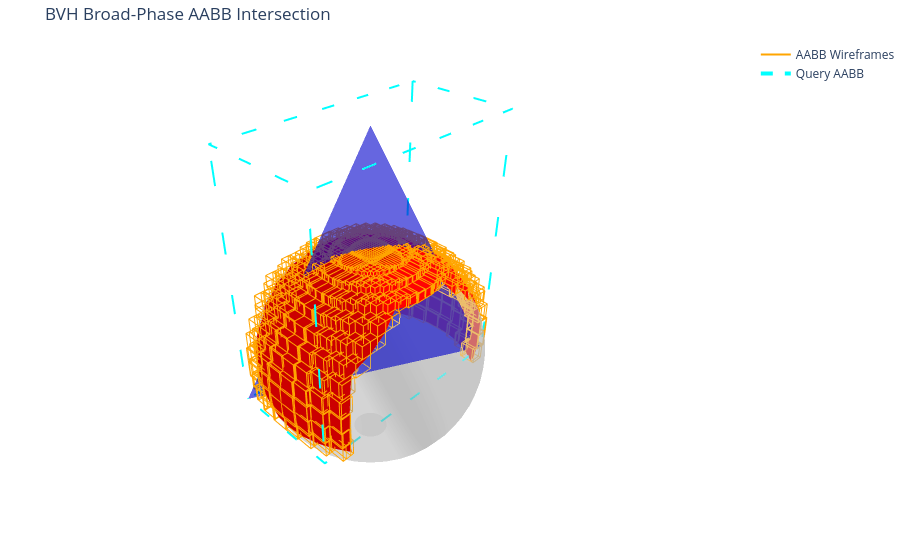

Notebook source saved alongside this figure:
### Markdown cell above
# Bounding Volume Hierarchy (BVH) Example

This notebook demonstrates how to construct and query a Bounding Volume Hierarchy (BVH) on the GPU using `geocutool`. 
A BVH accelerates spatial queries like collision detection and ray tracing by organizing geometric primitives into a tree structure.

### Steps in this example:
1. **Mesh Generation**: We create a sphere mesh using Open3D and convert it to PyTorch tensors.
2. **AABB Computation**: We calculate the Axis-Aligned Bounding Box (AABB) for each triangle in the mesh.
3. **BVH Construction**: We build the BVH over these AABBs using `geocutool.data_structure.BVH`.
4. **Intersection Query**: We define a single query triangle, compute its AABB, and perform a broad-phase collision query against the BVH to find all overlapping bounding boxes.
5. **Visualization**: We render the base mesh, the query triangle, the intersected triangles, and their respective AABB wireframes using Plotly.

### Code cell
import torch
import numpy as np
import plotly.graph_objects as go
import open3d as o3d
import time

from geocutool.data_structure import BVH

device = torch.device("cuda" if torch.cuda.is_available() else "cpu")
print(f"Running on: {device}")

sphere_mesh = o3d.geometry.TriangleMesh.create_sphere(radius=1.0, resolution=20)

vertices = torch.tensor(np.asarray(sphere_mesh.vertices), dtype=torch.float32, device=device)
triangles = torch.tensor(np.asarray(sphere_mesh.triangles), dtype=torch.long, device=device)

print(f"Mesh contains {triangles.shape[0]} triangles.")

tri_verts = vertices[triangles]

aabb_mins, _ = torch.min(tri_verts, dim=1)
aabb_maxs, _ = torch.max(tri_verts, dim=1)

print("Building GPU BVH...")
start_time = time.perf_counter()
bvh = BVH(aabb_mins, aabb_maxs)
torch.cuda.synchronize()
print(f"BVH Built in {(time.perf_counter() - start_time) * 1000:.2f} ms")

query_verts = torch.tensor([
    [-1.0, 0.5, -0.3],
    [ 1.0, -0.5, -0.3],
    [ 0.0, 0.0,  2.0]
], dtype=torch.float32, device=device)

query_min, _ = torch.min(query_verts, dim=0, keepdim=True)
query_max, _ = torch.max(query_verts, dim=0, keepdim=True)

print("Querying BVH...")
start_time = time.perf_counter()

q_ids, intersected_tri_ids = bvh.query(query_min, query_max)
torch.cuda.synchronize()

num_hits = intersected_tri_ids.size(0)
print(f"Query Completed in {(time.perf_counter() - start_time) * 1000:.2f} ms")
print(f"Found {num_hits} broad-phase triangle intersections!")

v_np = vertices.cpu().numpy()
t_np = triangles.cpu().numpy()
intersected_idx = intersected_tri_ids.cpu().numpy()
q_v_np = query_verts.cpu().numpy()

fig = go.Figure()

fig.add_trace(go.Mesh3d(
    x=v_np[:, 0], y=v_np[:, 1], z=v_np[:, 2],
    i=t_np[:, 0], j=t_np[:, 1], k=t_np[:, 2],
    color='lightgray',
    opacity=0.5,
    name='Base Mesh',
    hoverinfo='skip'
))

if num_hits > 0:
    hit_triangles = t_np[intersected_idx]
    fig.add_trace(go.Mesh3d(
        x=v_np[:, 0], y=v_np[:, 1], z=v_np[:, 2],
        i=hit_triangles[:, 0], j=hit_triangles[:, 1], k=hit_triangles[:, 2],
        color='red',
        opacity=1.0,
        name='Intersected AABBs',
        flatshading=True
    ))
    
    hit_mins = aabb_mins.cpu().numpy()[intersected_idx]
    hit_maxs = aabb_maxs.cpu().numpy()[intersected_idx]

    box_x, box_y, box_z = [], [], []
    
    # Build line segments for the boxes. We insert `None` to break the continuous 
    # Plotly line between different edges/boxes so they don't connect to each other.
    for min_pt, max_pt in zip(hit_mins, hit_maxs):
        x0, y0, z0 = min_pt
        x1, y1, z1 = max_pt

        # Bottom face ring
        box_x.extend([x0, x1, x1, x0, x0, None])
        box_y.extend([y0, y0, y1, y1, y0, None])
        box_z.extend([z0, z0, z0, z0, z0, None])

        # Top face ring
        box_x.extend([x0, x1, x1, x0, x0, None])
        box_y.extend([y0, y0, y1, y1, y0, None])
        box_z.extend([z1, z1, z1, z1, z1, None])

        # 4 Vertical Pillars connecting top and bottom
        box_x.extend([x0, x0, None, x1, x1, None, x1, x1, None, x0, x0, None])
        box_y.extend([y0, y0, None, y0, y0, None, y1, y1, None, y1, y1, None])
        box_z.extend([z0, z1, None, z0, z1, None, z0, z1, None, z0, z1, None])

    fig.add_trace(go.Scatter3d(
        x=box_x, y=box_y, z=box_z,
        mode='lines',
        line=dict(color='orange', width=2),
        name='AABB Wireframes',
        hoverinfo='skip'
    ))

fig.add_trace(go.Mesh3d(
    x=q_v_np[:, 0], y=q_v_np[:, 1], z=q_v_np[:, 2],
    i=[0], j=[1], k=[2],
    color='blue',
    opacity=0.6,
    name='Query Triangle'
))

q_min_np = query_min.cpu().numpy()[0]
q_max_np = query_max.cpu().numpy()[0]

qbox_x, qbox_y, qbox_z = [], [], []
qx0, qy0, qz0 = q_min_np
qx1, qy1, qz1 = q_max_np

# Bottom
qbox_x.extend([qx0, qx1, qx1, qx0, qx0, None])
qbox_y.extend([qy0, qy0, qy1, qy1, qy0, None])
qbox_z.extend([qz0, qz0, qz0, qz0, qz0, None])
# Top
qbox_x.extend([qx0, qx1, qx1, qx0, qx0, None])
qbox_y.extend([qy0, qy0, qy1, qy1, qy0, None])
qbox_z.extend([qz1, qz1, qz1, qz1, qz1, None])
# Pillars
qbox_x.extend([qx0, qx0, None, qx1, qx1, None, qx1, qx1, None, qx0, qx0, None])
qbox_y.extend([qy0, qy0, None, qy0, qy0, None, qy1, qy1, None, qy1, qy1, None])
qbox_z.extend([qz0, qz1, None, qz0, qz1, None, qz0, qz1, None, qz0, qz1, None])

fig.add_trace(go.Scatter3d(
    x=qbox_x, y=qbox_y, z=qbox_z,
    mode='lines',
    line=dict(color='cyan', width=4, dash='dash'),
    name='Query AABB',
    hoverinfo='skip'
))

fig.update_layout(
    title="BVH Broad-Phase AABB Intersection",
    scene=dict(
        xaxis=dict(showbackground=False, visible=False),
        yaxis=dict(showbackground=False, visible=False),
        zaxis=dict(showbackground=False, visible=False),
        aspectmode='data'
    ),
    margin=dict(l=0, r=0, b=0, t=40)
)

fig.show()

### Figure 1 — Plotly figure (JSON) as saved in the notebook; plotly's stock layout.template omitted (floating-point values rounded to 4 significant figures; data arrays with more than 128 entries replaced by an {"elided": "..."} marker saying what was removed)
{"data": [{"color": "lightgray", "hoverinfo": "skip", "i": {"elided": "1520 int values"}, "j": {"elided": "1520 int values"}, "k": {"elided": "1520 int values"}, "name": "Base Mesh", "opacity": 0.5, "type": "mesh3d", "x": {"elided": "762 float values"}, "y": {"elided": "762 float values"}, "z": {"elided": "762 float values"}}, {"color": "red", "flatshading": true, "i": {"elided": "578 int values"}, "j": {"elided": "578 int values"}, "k": {"elided": "578 int values"}, "name": "Intersected AABBs", "opacity": 1, "type": "mesh3d", "x": {"elided": "762 float values"}, "y": {"elided": "762 float values"}, "z": {"elided": "762 float values"}}, {"hoverinfo": "skip", "line": {"color": "orange", "width": 2}, "mode": "lines", "name": "AABB Wireframes", "type": "scatter3d", "x": {"elided": "13872 float values"}, "y": {"elided": "13872 float values"}, "z": {"elided": "13872 float values"}}, {"color": "blue", "i": [0], "j": [1], "k": [2], "name": "Query Triangle", "opacity": 0.6, "type": "mesh3d", "x": [-1.0, 1.0, 0.0], "y": [0.5, -0.5, 0.0], "z": [-0.3, -0.3, 2.0]}, {"hoverinfo": "skip", "line": {"color": "cyan", "dash": "dash", "width": 4}, "mode": "lines", "name": "Query AABB", "type": "scatter3d", "x": [-1, 1, 1, -1, -1, null, -1, 1, 1, -1, -1, null, -1, -1, null, 1, 1, null, 1, 1, null, -1, -1, null], "y": [-0.5, -0.5, 0.5, 0.5, -0.5, null, -0.5, -0.5, 0.5, 0.5, -0.5, null, -0.5, -0.5, null, -0.5, -0.5, null, 0.5, 0.5, null, 0.5, 0.5, null], "z": [-0.3, -0.3, -0.3, -0.3, -0.3, null, 2, 2, 2, 2, 2, null, -0.3, 2, null, -0.3, 2, null, -0.3, 2, null, -0.3, 2, null]}], "layout": {"margin": {"b": 0, "l": 0, "r": 0, "t": 40}, "scene": {"aspectmode": "data", "xaxis": {"showbackground": false, "visible": false}, "yaxis": {"showbackground": false, "visible": false}, "zaxis": {"showbackground": false, "visible": false}}, "title": {"text": "BVH Broad-Phase AABB Intersection"}}}
